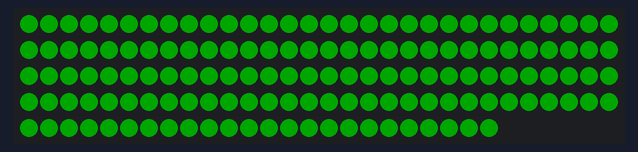
This sketch was run on a simulated ESP32. On the bench: 144 RGB LEDs in strip order, left to right, continuing on the next row. Dim RGB values are drawn brighter than linear; WiFi joins after 1.5 s; servers stay silent unless stated; what the sketch prints to the serial monitor is not drawn.

Above: at 5.1 s.

The sketch:

ESP32_ON_AIR.ino
```cpp
#include <WiFi.h>
#include <WebServer.h>
#include <Adafruit_NeoPixel.h>
#include <ArduinoJson.h>
#include <ESPmDNS.h> // Biblioteka do nazwy domenowej .local

// --- 1. TWOJE DANE ---
const char* ssid = "nazwa wifi";
const char* password = "haslo";

#define LED_PIN    2
#define LED_COUNT  144
#define BRIGHTNESS 40

Adafruit_NeoPixel strip(LED_COUNT, LED_PIN, NEO_GRB + NEO_KHZ800);
WebServer server(80);

bool lastMeetingState = false;
String lastAvailability = "Available";
unsigned long lastHeartbeat = 0;

void colorAll(uint32_t c) {
  strip.setBrightness(BRIGHTNESS);
  for(int i=0; i<strip.numPixels(); i++) {
    strip.setPixelColor(i, c);
  }
  strip.show();
}

void updateLights() {
  lastAvailability.trim();

  if (lastMeetingState == true) {
    colorAll(strip.Color(255, 0, 0)); // Czerwony - Spotkanie
  }
  else if (lastAvailability.indexOf("Available") >= 0) {
    colorAll(strip.Color(0, 255, 0)); // Zielony
  }
  else if (lastAvailability.indexOf("Busy") >= 0 || lastAvailability.indexOf("DoNotDisturb") >= 0) {
    colorAll(strip.Color(255, 0, 0)); // Czerwony - Status
  }
  else if (lastAvailability.indexOf("Away") >= 0 || lastAvailability.indexOf("BeRightBack") >= 0) {
    colorAll(strip.Color(200, 100, 0)); // Pomarańczowy
  }
  else {
    colorAll(strip.Color(0, 0, 0)); // OFF
  }
}

void setup() {
  Serial.begin(115200);
  WiFi.setSleep(false);

  strip.begin();
  strip.show();

  // Łączymy się bez statycznego adresu (DHCP)
  Serial.print("Łączenie z WiFi...");
  WiFi.begin(ssid, password);

  while (WiFi.status() != WL_CONNECTED) {
    delay(500);
    Serial.print(".");
  }

  Serial.println("\nPołączono!");
  Serial.print("Adres IP przydzielony przez telefon: ");
  Serial.println(WiFi.localIP());

  // Uruchamiamy mDNS, żeby można było użyć adresu http://teamslamp.local
  if (!MDNS.begin("teamslamp")) {
    Serial.println("Błąd ustawiania mDNS!");
  } else {
    Serial.println("Adres mDNS aktywny: http://teamslamp.local");
  }

  server.on("/webhook", HTTP_ANY, []() {
    if (server.hasArg("plain")) {
      String body = server.arg("plain");
      DynamicJsonDocument doc(2048);
      deserializeJson(doc, body);

      if (doc.containsKey("meetingState")) {
        lastMeetingState = doc["meetingState"]["isInMeeting"] | false;
      }
      if (doc.containsKey("presence")) {
        lastAvailability = doc["presence"]["availability"].as<String>();
      }
      updateLights();
    }
    server.send(200, "text/plain", "OK");
  });

  server.begin();
}

void loop() {
  server.handleClient();

  // mDNS potrzebuje chwili czasu procesora w pętli loop
  // MDNS.update(); // W nowszych rdzeniach ESP32 nie zawsze wymagane, ale nie zaszkodzi

  if (millis() - lastHeartbeat > 5000) {
    updateLights();
    lastHeartbeat = millis();
  }
}
```
